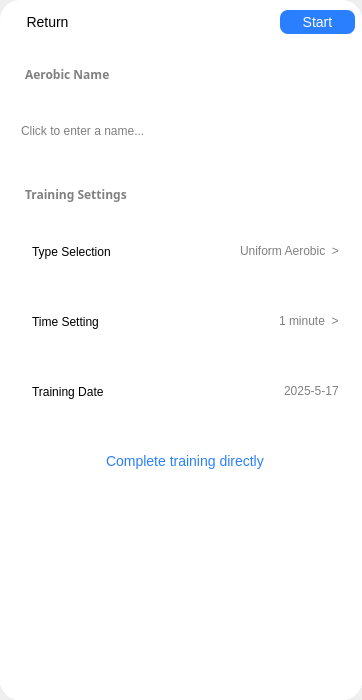
<?xml version="1.0" encoding="UTF-8"?>
<ui version="4.0">
 <class>NewAerobicDialog</class>
 <widget class="QDialog" name="NewAerobicDialog">
  <property name="geometry">
   <rect>
    <x>0</x>
    <y>0</y>
    <width>362</width>
    <height>700</height>
   </rect>
  </property>
  <property name="minimumSize">
   <size>
    <width>300</width>
    <height>666</height>
   </size>
  </property>
  <property name="windowTitle">
   <string>Dialog</string>
  </property>
  <layout class="QHBoxLayout" name="horizontalLayout">
   <property name="spacing">
    <number>0</number>
   </property>
   <property name="leftMargin">
    <number>0</number>
   </property>
   <property name="topMargin">
    <number>0</number>
   </property>
   <property name="rightMargin">
    <number>0</number>
   </property>
   <property name="bottomMargin">
    <number>0</number>
   </property>
   <item>
    <widget class="QFrame" name="frame">
     <property name="styleSheet">
      <string notr="true">#frame{
	background-color:white;
	border-top-right-radius:20px;
	border-top-left-radius:20px;
	border-bottom-right-radius:20px;
	border-bottom-left-radius:20px;
}


#button_back {
    font: 9pt &quot;微软雅黑&quot;;
    border-radius: 6px; /* 轻微圆角 */
    background-color: white; /* 纯白背景 */
    color: black; /* 黑色文字 */
    min-width: 60px;
    min-height: 45px;

}

#button_back:hover {
    background-color: #f0f0f0; /* 浅灰色悬浮效果 */
    margin-top: 2px; /* 轻微下移，增加按压感 */
}

#button_back:pressed {
    background-color: #e0e0e0; /* 按下时变深灰 */
    margin-top: 1px; /* 按下时轻微上移 */
}

QPushButton:disabled {
    background-color: #f8f8f8;
    color: gray;
    border-color: #ddd;
}


#label {
	font: 700 12pt &quot;微软雅黑&quot;;
}




</string>
     </property>
     <property name="frameShape">
      <enum>QFrame::Shape::StyledPanel</enum>
     </property>
     <property name="frameShadow">
      <enum>QFrame::Shadow::Raised</enum>
     </property>
     <property name="lineWidth">
      <number>0</number>
     </property>
     <widget class="QFrame" name="frame_2">
      <property name="geometry">
       <rect>
        <x>0</x>
        <y>54</y>
        <width>362</width>
        <height>646</height>
       </rect>
      </property>
      <property name="styleSheet">
       <string notr="true">#frame_2{
	background-color:white;
	border-top-right-radius:20px;
	border-top-left-radius:20px;
	border-bottom-right-radius:20px;
	border-bottom-left-radius:20px;
}

QPushButton {
    font: 550 10pt &quot;微软雅黑&quot;; 
    border-radius: 6px; /* 轻微圆角 */
	background-color: none;
    color: black; /* 黑色文字 */
	border:none;
	text-align: left;
}


QScrollArea {
	border:none;
	background-color: none;
	border-top-right-radius:15px;
	border-top-left-radius:15px;
	border-bottom-right-radius:15px;
	border-bottom-left-radius:15px;
}

QScrollBar:vertical {
    background: none;
    width: 4px;
    margin: 0px;
    border: none;
}

QScrollBar::handle:vertical {
    background: rgba(100, 100, 100, 0.5);
    min-height: 20px;
    border-radius: 2px;
}

QScrollBar::handle:vertical:hover {
    background: rgba(100, 100, 100, 0.8);
}

QScrollBar::add-line:vertical,
QScrollBar::sub-line:vertical,
QScrollBar::add-page:vertical,
QScrollBar::sub-page:vertical {
    background: none;
    border: none;
}

QScrollBar:horizontal {
    background: transparent;
    height: 4px;
    margin: 0px;
    border: none;
}

QScrollBar::handle:horizontal {
    background: rgba(100, 100, 100, 0.5);
    min-width: 20px;
    border-radius: 2px;
}

QScrollBar::handle:horizontal:hover {
    background: rgba(100, 100, 100, 0.8);
}

QScrollBar::add-line:horizontal,
QScrollBar::sub-line:horizontal,
QScrollBar::add-page:horizontal,
QScrollBar::sub-page:horizontal {
    background: none;
    border: none;
}
</string>
      </property>
      <property name="frameShape">
       <enum>QFrame::Shape::StyledPanel</enum>
      </property>
      <property name="frameShadow">
       <enum>QFrame::Shadow::Raised</enum>
      </property>
      <property name="lineWidth">
       <number>0</number>
      </property>
      <layout class="QHBoxLayout" name="horizontalLayout_3">
       <property name="spacing">
        <number>0</number>
       </property>
       <property name="sizeConstraint">
        <enum>QLayout::SizeConstraint::SetDefaultConstraint</enum>
       </property>
       <property name="leftMargin">
        <number>0</number>
       </property>
       <property name="topMargin">
        <number>0</number>
       </property>
       <property name="rightMargin">
        <number>0</number>
       </property>
       <property name="bottomMargin">
        <number>0</number>
       </property>
       <item>
        <widget class="QScrollArea" name="scrollArea">
         <property name="sizePolicy">
          <sizepolicy hsizetype="Expanding" vsizetype="Ignored">
           <horstretch>0</horstretch>
           <verstretch>0</verstretch>
          </sizepolicy>
         </property>
         <property name="minimumSize">
          <size>
           <width>362</width>
           <height>646</height>
          </size>
         </property>
         <property name="styleSheet">
          <string notr="true">QFrame{
	background-color:white;
	border-top-right-radius:15px;
	border-top-left-radius:15px;
	border-bottom-right-radius:15px;
	border-bottom-left-radius:15px;
}

QWidget{
	border-top-right-radius:20px;
	border-top-left-radius:20px;
	border-bottom-right-radius:20px;
	border-bottom-left-radius:20px;
}</string>
         </property>
         <property name="lineWidth">
          <number>0</number>
         </property>
         <property name="horizontalScrollBarPolicy">
          <enum>Qt::ScrollBarPolicy::ScrollBarAlwaysOff</enum>
         </property>
         <property name="widgetResizable">
          <bool>true</bool>
         </property>
         <widget class="QWidget" name="scrollAreaWidgetContents">
          <property name="geometry">
           <rect>
            <x>0</x>
            <y>0</y>
            <width>362</width>
            <height>646</height>
           </rect>
          </property>
          <widget class="QFrame" name="frame_5">
           <property name="geometry">
            <rect>
             <x>10</x>
             <y>50</y>
             <width>350</width>
             <height>55</height>
            </rect>
           </property>
           <property name="sizePolicy">
            <sizepolicy hsizetype="Preferred" vsizetype="Minimum">
             <horstretch>0</horstretch>
             <verstretch>0</verstretch>
            </sizepolicy>
           </property>
           <property name="minimumSize">
            <size>
             <width>350</width>
             <height>55</height>
            </size>
           </property>
           <property name="frameShape">
            <enum>QFrame::Shape::StyledPanel</enum>
           </property>
           <property name="frameShadow">
            <enum>QFrame::Shadow::Raised</enum>
           </property>
           <layout class="QHBoxLayout" name="horizontalLayout_4" stretch="0">
            <property name="topMargin">
             <number>0</number>
            </property>
            <property name="bottomMargin">
             <number>0</number>
            </property>
            <item>
             <widget class="QLineEdit" name="lineEdit_Aerobic_name">
              <property name="placeholderText">
               <string>Click to enter a name...</string>
              </property>
             </widget>
            </item>
           </layout>
          </widget>
          <widget class="QFrame" name="frame_3">
           <property name="geometry">
            <rect>
             <x>10</x>
             <y>310</y>
             <width>350</width>
             <height>55</height>
            </rect>
           </property>
           <property name="sizePolicy">
            <sizepolicy hsizetype="Preferred" vsizetype="Minimum">
             <horstretch>0</horstretch>
             <verstretch>0</verstretch>
            </sizepolicy>
           </property>
           <property name="minimumSize">
            <size>
             <width>350</width>
             <height>55</height>
            </size>
           </property>
           <property name="frameShape">
            <enum>QFrame::Shape::StyledPanel</enum>
           </property>
           <property name="frameShadow">
            <enum>QFrame::Shadow::Raised</enum>
           </property>
           <layout class="QHBoxLayout" name="horizontalLayout_8" stretch="0,0,2,0">
            <property name="topMargin">
             <number>0</number>
            </property>
            <property name="bottomMargin">
             <number>0</number>
            </property>
            <item>
             <widget class="QLabel" name="icon_training_date">
              <property name="text">
               <string/>
              </property>
             </widget>
            </item>
            <item>
             <widget class="QLabel" name="Training_date">
              <property name="text">
               <string>Training Date</string>
              </property>
             </widget>
            </item>
            <item>
             <widget class="QLabel" name="label_fitness_move">
              <property name="minimumSize">
               <size>
                <width>0</width>
                <height>0</height>
               </size>
              </property>
              <property name="text">
               <string/>
              </property>
             </widget>
            </item>
            <item>
             <widget class="QPushButton" name="button_trainging_date">
              <property name="styleSheet">
               <string notr="true">QPushButton {
    color:  #808080;              /* 白色文字 */
    border: none;             /* 移除默认边框 */
    padding: 6px 12px;        /* 内边距（文字与边缘间距） */
    font-size: 12px;          /* 文字大小 */
}</string>
              </property>
              <property name="text">
               <string>2025-5-17</string>
              </property>
             </widget>
            </item>
           </layout>
          </widget>
          <widget class="QFrame" name="frame_4">
           <property name="geometry">
            <rect>
             <x>10</x>
             <y>380</y>
             <width>350</width>
             <height>55</height>
            </rect>
           </property>
           <property name="sizePolicy">
            <sizepolicy hsizetype="Preferred" vsizetype="Minimum">
             <horstretch>0</horstretch>
             <verstretch>0</verstretch>
            </sizepolicy>
           </property>
           <property name="minimumSize">
            <size>
             <width>350</width>
             <height>55</height>
            </size>
           </property>
           <property name="frameShape">
            <enum>QFrame::Shape::StyledPanel</enum>
           </property>
           <property name="frameShadow">
            <enum>QFrame::Shadow::Raised</enum>
           </property>
           <layout class="QHBoxLayout" name="horizontalLayout_9" stretch="0,0,0">
            <property name="topMargin">
             <number>0</number>
            </property>
            <property name="bottomMargin">
             <number>0</number>
            </property>
            <item>
             <widget class="QLabel" name="label_4">
              <property name="text">
               <string/>
              </property>
             </widget>
            </item>
            <item>
             <widget class="QPushButton" name="button_complete">
              <property name="styleSheet">
               <string notr="true">QPushButton {
    color: #2a7fff;              /* 白色文字 */
    border: none;             /* 移除默认边框 */
    border-radius: 8px;       /* 圆角半径（可调整） */
    padding: 6px 12px;        /* 内边距（文字与边缘间距） */
    font-size: 14px;          /* 文字大小 */
}</string>
              </property>
              <property name="text">
               <string>Complete training directly</string>
              </property>
             </widget>
            </item>
            <item>
             <widget class="QLabel" name="label_6">
              <property name="text">
               <string/>
              </property>
             </widget>
            </item>
           </layout>
          </widget>
          <widget class="QLabel" name="label">
           <property name="geometry">
            <rect>
             <x>10</x>
             <y>120</y>
             <width>151</width>
             <height>41</height>
            </rect>
           </property>
           <property name="font">
            <font>
             <family>微软雅黑</family>
             <pointsize>-1</pointsize>
             <italic>false</italic>
             <bold>true</bold>
            </font>
           </property>
           <property name="styleSheet">
            <string notr="true">QLabel {
    color:  #808080;              /* 白色文字 */
    border: none;             /* 移除默认边框 */
    padding: 6px 12px;        /* 内边距（文字与边缘间距） */
    font-size: 12px;          /* 文字大小 */
}</string>
           </property>
           <property name="text">
            <string>Training Settings</string>
           </property>
          </widget>
          <widget class="QFrame" name="frame_6">
           <property name="geometry">
            <rect>
             <x>10</x>
             <y>240</y>
             <width>350</width>
             <height>55</height>
            </rect>
           </property>
           <property name="sizePolicy">
            <sizepolicy hsizetype="Preferred" vsizetype="Minimum">
             <horstretch>0</horstretch>
             <verstretch>0</verstretch>
            </sizepolicy>
           </property>
           <property name="minimumSize">
            <size>
             <width>350</width>
             <height>55</height>
            </size>
           </property>
           <property name="frameShape">
            <enum>QFrame::Shape::StyledPanel</enum>
           </property>
           <property name="frameShadow">
            <enum>QFrame::Shadow::Raised</enum>
           </property>
           <layout class="QHBoxLayout" name="horizontalLayout_7" stretch="0,0,2,0">
            <property name="topMargin">
             <number>0</number>
            </property>
            <property name="bottomMargin">
             <number>0</number>
            </property>
            <item>
             <widget class="QLabel" name="icon_time_setting">
              <property name="text">
               <string/>
              </property>
             </widget>
            </item>
            <item>
             <widget class="QLabel" name="Time_setting">
              <property name="text">
               <string>Time Setting</string>
              </property>
             </widget>
            </item>
            <item>
             <widget class="QLabel" name="label_walk_move_2">
              <property name="text">
               <string/>
              </property>
             </widget>
            </item>
            <item>
             <widget class="QPushButton" name="button_time_setting">
              <property name="styleSheet">
               <string notr="true">QPushButton {
    color:  #808080;              /* 白色文字 */
    border: none;             /* 移除默认边框 */
    padding: 6px 12px;        /* 内边距（文字与边缘间距） */
    font-size: 12px;          /* 文字大小 */
}</string>
              </property>
              <property name="text">
               <string>1 minute  &gt;</string>
              </property>
             </widget>
            </item>
           </layout>
          </widget>
          <widget class="QLabel" name="aerobic_name">
           <property name="geometry">
            <rect>
             <x>10</x>
             <y>0</y>
             <width>131</width>
             <height>41</height>
            </rect>
           </property>
           <property name="font">
            <font>
             <family>微软雅黑</family>
             <pointsize>-1</pointsize>
             <italic>false</italic>
             <bold>true</bold>
            </font>
           </property>
           <property name="styleSheet">
            <string notr="true">QLabel {
    color:  #808080;              /* 白色文字 */
    border: none;             /* 移除默认边框 */
    padding: 6px 12px;        /* 内边距（文字与边缘间距） */
    font-size: 12px;          /* 文字大小 */
}</string>
           </property>
           <property name="text">
            <string>Aerobic Name</string>
           </property>
          </widget>
          <widget class="QFrame" name="frame_7">
           <property name="geometry">
            <rect>
             <x>10</x>
             <y>170</y>
             <width>350</width>
             <height>55</height>
            </rect>
           </property>
           <property name="sizePolicy">
            <sizepolicy hsizetype="Preferred" vsizetype="Minimum">
             <horstretch>0</horstretch>
             <verstretch>0</verstretch>
            </sizepolicy>
           </property>
           <property name="minimumSize">
            <size>
             <width>350</width>
             <height>55</height>
            </size>
           </property>
           <property name="frameShape">
            <enum>QFrame::Shape::StyledPanel</enum>
           </property>
           <property name="frameShadow">
            <enum>QFrame::Shadow::Raised</enum>
           </property>
           <layout class="QHBoxLayout" name="horizontalLayout_10" stretch="0,0,2,0">
            <property name="topMargin">
             <number>0</number>
            </property>
            <property name="bottomMargin">
             <number>0</number>
            </property>
            <item>
             <widget class="QLabel" name="icon_type_selection">
              <property name="text">
               <string/>
              </property>
             </widget>
            </item>
            <item>
             <widget class="QLabel" name="type_selections">
              <property name="text">
               <string>Type Selection</string>
              </property>
             </widget>
            </item>
            <item>
             <widget class="QLabel" name="label_walk_move_3">
              <property name="text">
               <string/>
              </property>
             </widget>
            </item>
            <item>
             <widget class="QPushButton" name="button_type_selection">
              <property name="styleSheet">
               <string notr="true">QPushButton {
    color:  #808080;              /* 白色文字 */
    border: none;             /* 移除默认边框 */
    padding: 6px 12px;        /* 内边距（文字与边缘间距） */
    font-size: 12px;          /* 文字大小 */
}</string>
              </property>
              <property name="text">
               <string>Uniform Aerobic  &gt;</string>
              </property>
             </widget>
            </item>
           </layout>
          </widget>
         </widget>
        </widget>
       </item>
      </layout>
     </widget>
     <widget class="QPushButton" name="button_start">
      <property name="geometry">
       <rect>
        <x>280</x>
        <y>10</y>
        <width>75</width>
        <height>24</height>
       </rect>
      </property>
      <property name="styleSheet">
       <string notr="true">QPushButton {
    /* 基础样式 */
    background-color: #2a7fff;  /* 蓝色背景 */
    color: white;              /* 白色文字 */
    border: none;             /* 移除默认边框 */
    border-radius: 8px;       /* 圆角半径（可调整） */
    padding: 6px 12px;        /* 内边距（文字与边缘间距） */
    font-size: 14px;          /* 文字大小 */
}

/* 悬停状态 */
QToolButton:hover {
    background-color: #1976D2;  /* 更深的蓝色 */
}

/* 按下状态 */
QToolButton:pressed {
    background-color: #1565C0;  /* 最深的蓝色 */
}</string>
      </property>
      <property name="text">
       <string>Start</string>
      </property>
     </widget>
     <widget class="QPushButton" name="button_return">
      <property name="geometry">
       <rect>
        <x>10</x>
        <y>10</y>
        <width>75</width>
        <height>24</height>
       </rect>
      </property>
      <property name="styleSheet">
       <string notr="true">QPushButton {
    color: #000000;              /* 白色文字 */
    border: none;             /* 移除默认边框 */
    border-radius: 8px;       /* 圆角半径（可调整） */
    padding: 6px 12px;        /* 内边距（文字与边缘间距） */
    font-size: 14px;          /* 文字大小 */
}</string>
      </property>
      <property name="text">
       <string>Return</string>
      </property>
     </widget>
    </widget>
   </item>
  </layout>
 </widget>
 <resources>
  <include location="../res.qrc"/>
 </resources>
 <connections>
  <connection>
   <sender>button_return</sender>
   <signal>clicked()</signal>
   <receiver>NewAerobicDialog</receiver>
   <slot>close()</slot>
   <hints>
    <hint type="sourcelabel">
     <x>50</x>
     <y>16</y>
    </hint>
    <hint type="destinationlabel">
     <x>162</x>
     <y>-15</y>
    </hint>
   </hints>
  </connection>
 </connections>
</ui>
